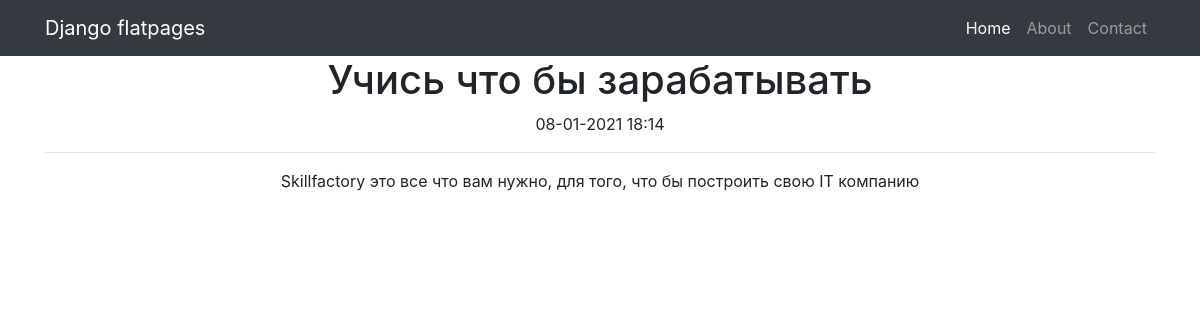
The page /news/2 on the database its author committed.
### newsmain/models.py (models this page shows, shortened)
class Post(models.Model):
    author = models.ForeignKey(Author, on_delete=models.CASCADE)
    NEWS = 'NW'
    ARTICLE = 'AR'
    TYPE = [
        (NEWS, 'News'),
        (ARTICLE, 'Article'),
    ]
    type = models.CharField(max_length=2, choices=TYPE, default=NEWS)
    created_time = models.DateTimeField(auto_now_add=True)
    category = models.ManyToManyField(Category, through='PostCategory', )
    header = models.CharField(max_length=255)
    text = models.TextField()
    post_rating = models.IntegerField(default=0)

### newsmain/views.py (the view)
# urls.py: path('<int:pk>', PostDetail.as_view()),]
class PostDetail(DetailView):
    model = Post
    template_name = 'new.html'
    context_object_name = 'new'

### templates/new.html (shortened to what this page needs)
{% extends 'flatpages/default.html' %}
{% block content %}
<h1>{{ new.header}}</h1>
{{ new.created_time|date:"d-m-Y H:i" }}
<hr>
{{ new.text}}
{% endblock content %}

### rows shown on the page
Post: header "Учись что бы зарабатывать", created_time "08-01-2021 18:14", text "Skillfactory это все что вам нужно, для того, что бы построить свою IT компанию"
